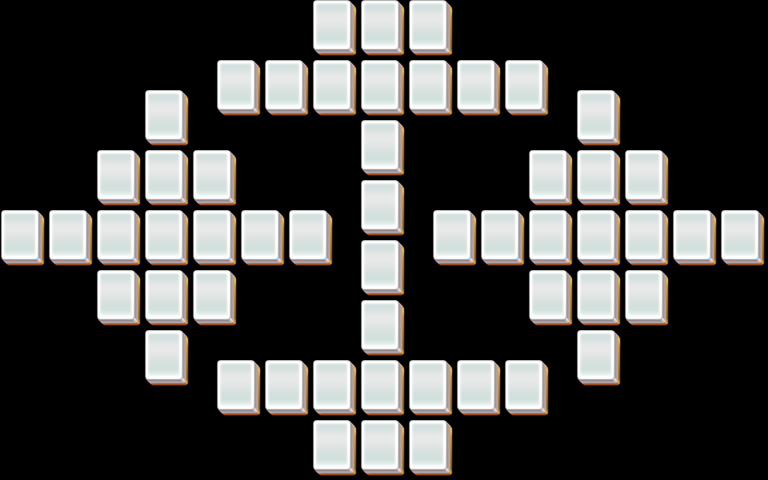

A 2D game scene composited from a Tiled map and its tileset images. What follows is a short description and the map's XML, with each tile layer's data collapsed to a summary:
An orthogonal 32x16 tile map with 24x30 px tiles, 5 tile layers (layer1, layer2, layer3, layer4, ...).

<map version="1.0" orientation="orthogonal" width="32" height="16" tilewidth="24" tileheight="30">
 <properties>
  <property name="species" value="20" />
 </properties>
 <tileset firstgid="1" name="mahjong" tilewidth="48" tileheight="60">
  <image source="mahjong.png" width="48" height="60" />
 </tileset>
 <layer name="layer1" width="32" height="16">
  <data>[512 cells, 54 non-empty, 1 distinct tile ids]</data>
 </layer>
 <layer name="layer2" width="32" height="16">
  <data>[512 cells, 54 non-empty, 1 distinct tile ids]</data>
 </layer>
 <layer name="layer3" width="32" height="16">
  <data>[512 cells, 0 non-empty, 0 distinct tile ids]</data>
 </layer>
 <layer name="layer4" width="32" height="16">
  <data>[512 cells, 0 non-empty, 0 distinct tile ids]</data>
 </layer>
 <layer name="layer5" width="32" height="16">
  <data>[512 cells, 0 non-empty, 0 distinct tile ids]</data>
 </layer>
</map>
